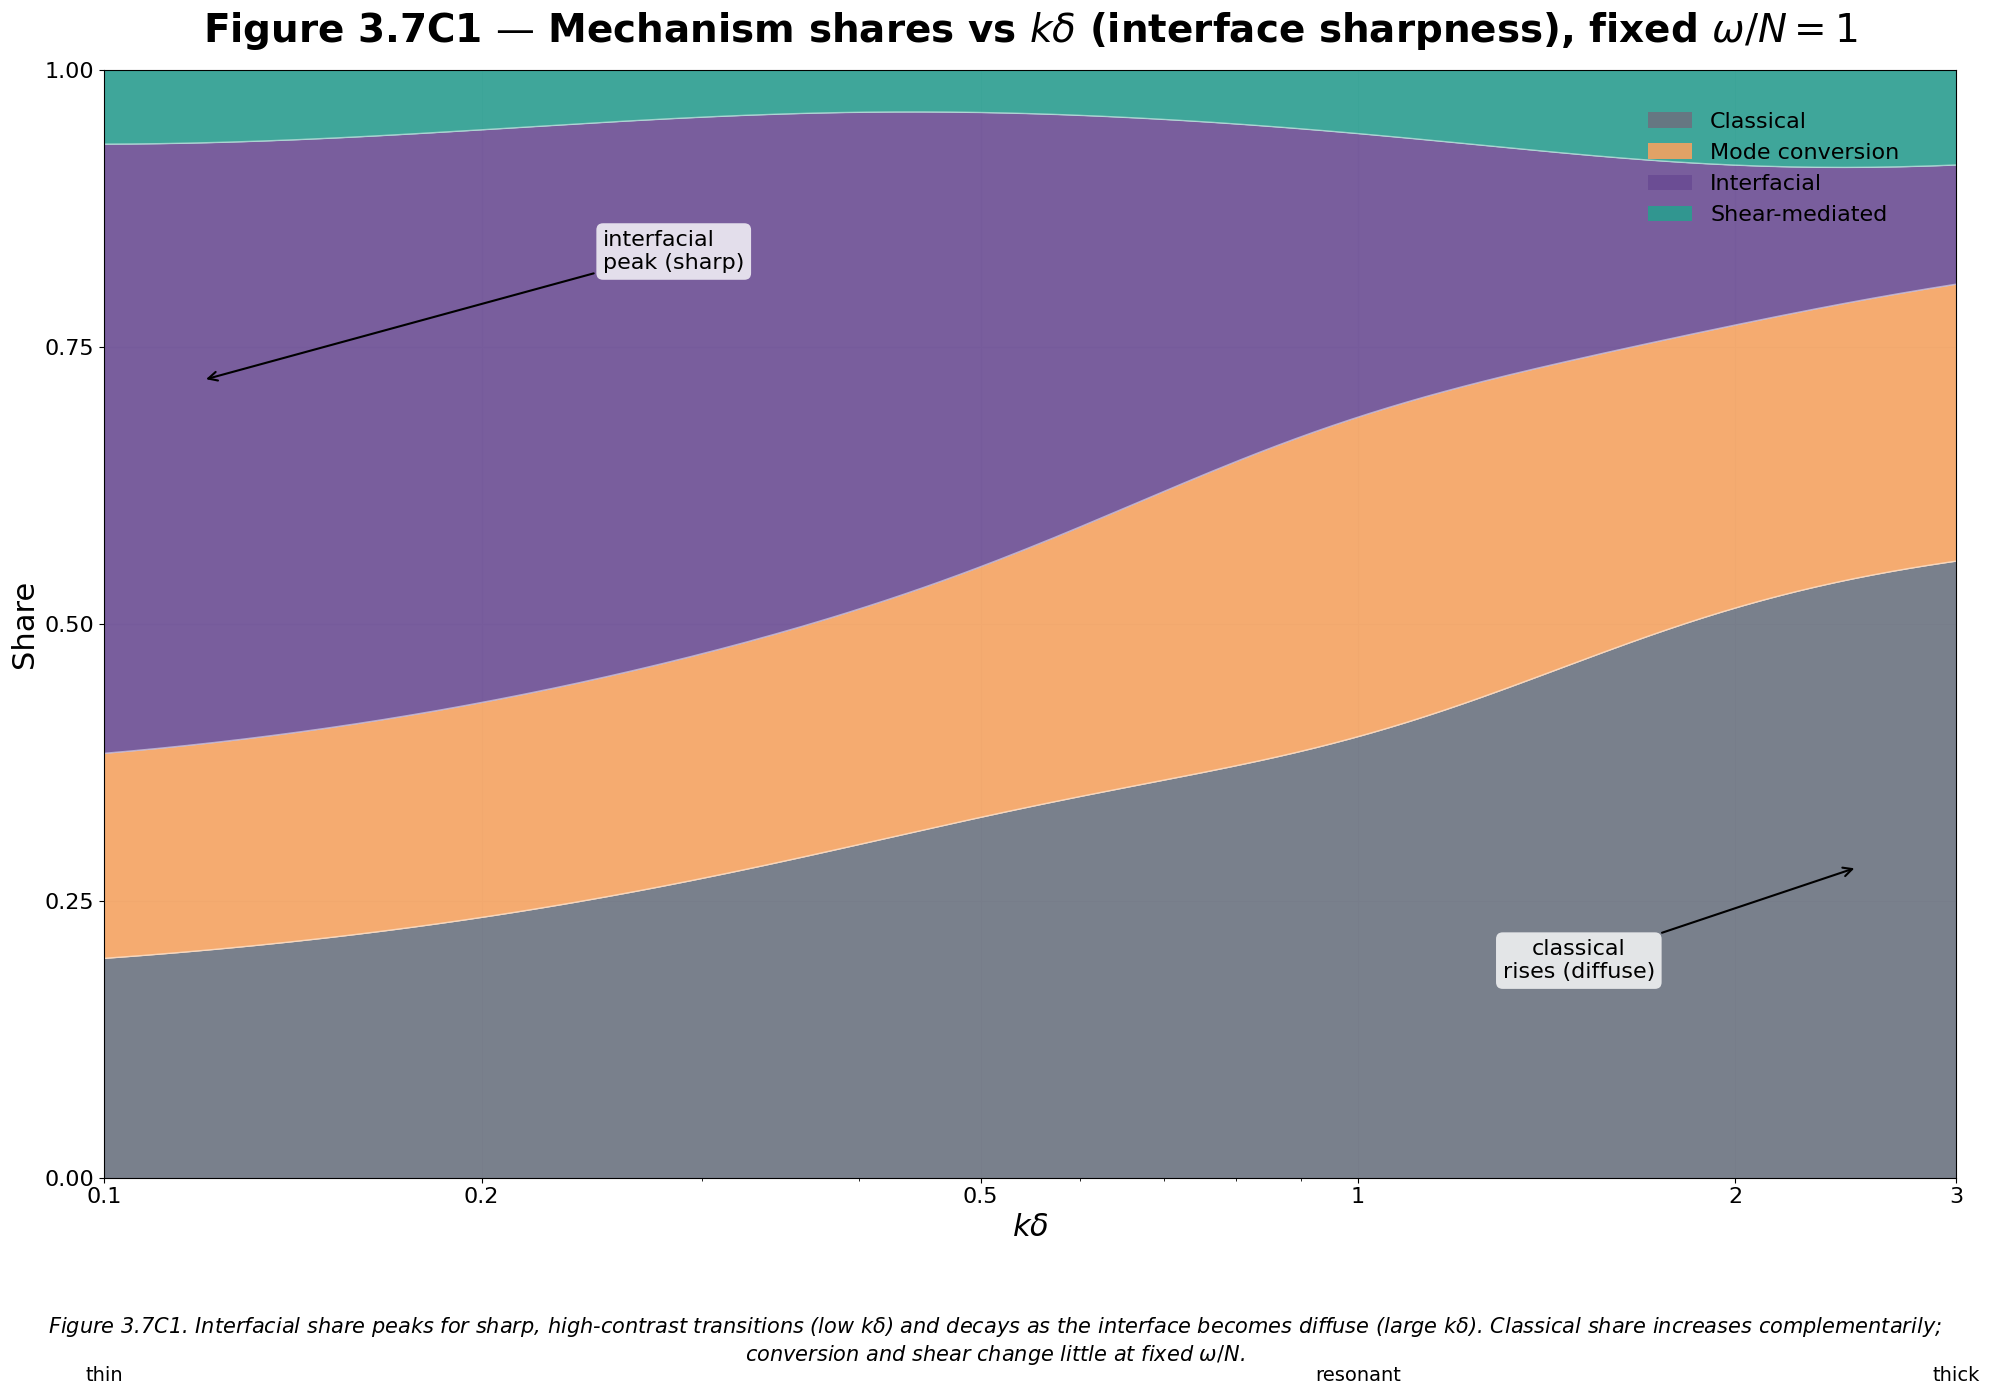

This chart was generated by the following Python code:
#!/usr/bin/env python3
"""
Figure 3.7C1 — Mechanism shares vs kδ (interface sharpness) at fixed ω/N
"""

import matplotlib.pyplot as plt
import numpy as np

# House style settings
DPI = 100
WIDTH_PX = 2000
HEIGHT_PX = 1400
FIGSIZE = (WIDTH_PX / DPI, HEIGHT_PX / DPI)

# Colors
CLASSICAL_COLOR = '#6B7280'
CONVERSION_COLOR = '#F4A261'
CONVERSION_DARK = '#C06A00'
INTERFACIAL_COLOR = '#6A4C93'
SHEAR_COLOR = '#2A9D8F'
GRID_COLOR = '#E5E7EB'
CENTERLINE_COLOR = '#9CA3AF'

# Font sizes (pt)
TITLE_SIZE = 28
LABEL_SIZE = 22
TICK_SIZE = 16
NOTE_SIZE = 18
LEGEND_SIZE = 16
CAPTION_SIZE = 15

# Create figure
fig, ax = plt.subplots(figsize=FIGSIZE, facecolor='white', dpi=DPI)

# kδ axis (log scale)
kd = np.logspace(np.log10(0.1), np.log10(3), 200)

# Define mechanism shares
# Interfacial: highest for sharp layers (low kδ), ~0.55-0.65 at 0.1, monotone decrease to ~0.10 at 3
interfacial = 0.65 * np.exp(-kd / 0.8) + 0.08

# Classical: complementary increase (inverse of interfacial trend)
classical = 0.20 + 0.30 * (1 - np.exp(-kd / 0.8))

# Mode conversion: roughly constant 0.20-0.30 with mild bump near kδ ~ 1
conversion = 0.22 + 0.08 * np.exp(-((np.log(kd) - np.log(1.0))**2) / 0.3)

# Shear-mediated: small and nearly flat (≤0.10)
shear = 0.06 + 0.02 * np.sin(np.log(kd) * 2)

# Normalize to sum to 1
total = classical + conversion + shear + interfacial
classical /= total
conversion /= total
shear /= total
interfacial /= total

# Stack the areas (bottom to top: classical, conversion, interfacial, shear)
y_classical = classical
y_conversion = y_classical + conversion
y_interfacial = y_conversion + interfacial
y_shear = y_interfacial + shear  # Should equal 1

# Stacked areas
ax.fill_between(kd, 0, y_classical, color=CLASSICAL_COLOR, alpha=0.9, 
                label='Classical', linewidth=0)
ax.fill_between(kd, y_classical, y_conversion, color=CONVERSION_COLOR, 
                alpha=0.9, label='Mode conversion', linewidth=0)
ax.fill_between(kd, y_conversion, y_interfacial, color=INTERFACIAL_COLOR, 
                alpha=0.9, label='Interfacial', linewidth=0)
ax.fill_between(kd, y_interfacial, y_shear, color=SHEAR_COLOR, 
                alpha=0.9, label='Shear-mediated', linewidth=0)

# Outline curves
ax.plot(kd, y_classical, color='white', linewidth=1, alpha=0.5)
ax.plot(kd, y_conversion, color='white', linewidth=1, alpha=0.5)
ax.plot(kd, y_interfacial, color='white', linewidth=1, alpha=0.5)

# Annotations
ax.annotate('interfacial\npeak (sharp)', 
            xy=(0.12, 0.72), xytext=(0.25, 0.82),
            fontsize=NOTE_SIZE - 2, ha='left',
            arrowprops=dict(arrowstyle='->', color='black', lw=1.5),
            bbox=dict(boxstyle='round', facecolor='white', alpha=0.8, edgecolor='none'))

ax.annotate('classical\nrises (diffuse)', 
            xy=(2.5, 0.28), xytext=(1.5, 0.18),
            fontsize=NOTE_SIZE - 2, ha='center',
            arrowprops=dict(arrowstyle='->', color='black', lw=1.5),
            bbox=dict(boxstyle='round', facecolor='white', alpha=0.8, edgecolor='none'))

# Mini gauge beneath x-axis (thin → resonant → thick)
y_gauge = -0.13
ax.annotate('', xy=(0.1, y_gauge), xytext=(3, y_gauge),
            arrowprops=dict(arrowstyle='<->', color='black', lw=1.2))
ax.text(0.1, y_gauge - 0.04, 'thin', ha='center', va='top', 
        fontsize=TICK_SIZE - 2, fontfamily='sans-serif')
ax.text(1.0, y_gauge - 0.04, 'resonant', ha='center', va='top', 
        fontsize=TICK_SIZE - 2, fontfamily='sans-serif')
ax.text(3.0, y_gauge - 0.04, 'thick', ha='center', va='top', 
        fontsize=TICK_SIZE - 2, fontfamily='sans-serif')

# Axes
ax.set_xlabel(r'$k\delta$', fontsize=LABEL_SIZE, fontweight='normal', fontfamily='sans-serif')
ax.set_ylabel('Share', fontsize=LABEL_SIZE, fontweight='normal', fontfamily='sans-serif')
ax.set_xscale('log')
ax.set_xlim(0.1, 3)
ax.set_ylim(0, 1.0)

# Ticks
ax.set_xticks([0.1, 0.2, 0.5, 1, 2, 3])
ax.set_xticklabels(['0.1', '0.2', '0.5', '1', '2', '3'])
ax.set_yticks([0, 0.25, 0.5, 0.75, 1.0])
ax.tick_params(labelsize=TICK_SIZE)

# Grid
ax.grid(True, color=GRID_COLOR, linewidth=0.8, which='major')
ax.set_axisbelow(True)

# Title
ax.set_title('Figure 3.7C1 — Mechanism shares vs $k\\delta$ (interface sharpness), fixed $\\omega/N = 1$',
             fontsize=TITLE_SIZE, fontweight='bold', pad=20, fontfamily='sans-serif')

# Legend
legend = ax.legend(loc='upper right', frameon=False, fontsize=LEGEND_SIZE,
                   bbox_to_anchor=(0.98, 0.98))

# Caption
caption = ('Figure 3.7C1. Interfacial share peaks for sharp, high-contrast transitions (low $k\\delta$) '
          'and decays as the interface becomes diffuse (large $k\\delta$). Classical share increases '
          'complementarily; conversion and shear change little at fixed $\\omega/N$.')

fig.text(0.5, 0.02, caption, ha='center', va='bottom',
         fontsize=CAPTION_SIZE, fontstyle='italic', fontfamily='sans-serif',
         wrap=True)

# Save
plt.tight_layout()
plt.savefig('/workspace/figure_3_7C1.png', dpi=DPI, bbox_inches='tight',
            facecolor='white', edgecolor='none')
print("Figure 3.7C1 saved to /workspace/figure_3_7C1.png")
plt.close()
